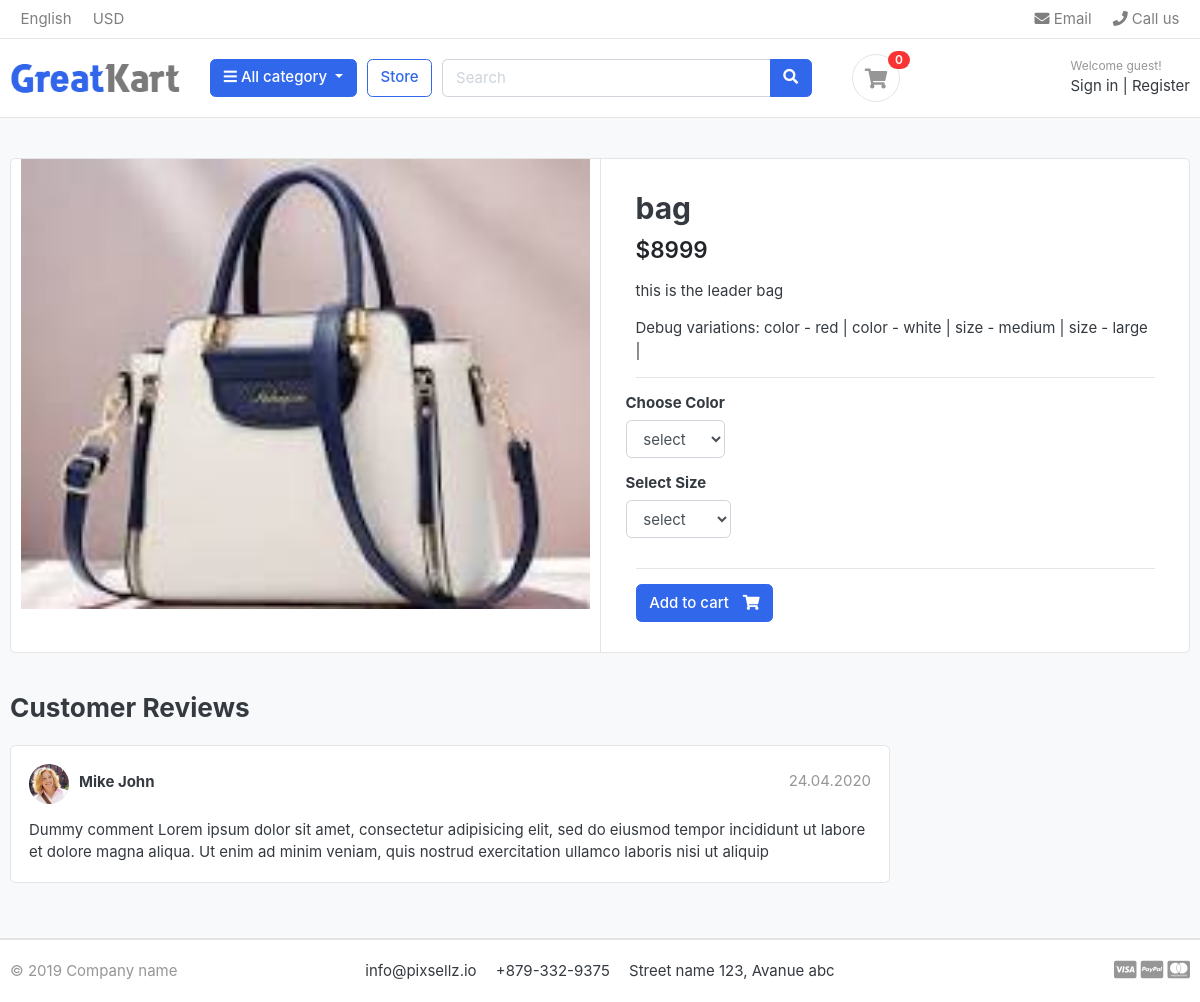
The page /store/category/bags/bag/ on the database its author committed.
### store/models.py (models this page shows, shortened)
class Product(models.Model):
    product_name=models.CharField(max_length=200,unique=True)
    slug=models.SlugField(max_length=255,unique=True)
    description=models.TextField(max_length=500,blank=True)
    price=models.IntegerField()
    image=models.ImageField(upload_to='products')
    stock=models.IntegerField()
    is_available=models.BooleanField(default=True)
    category=models.ForeignKey(Category,on_delete=models.CASCADE)
    created_date=models.DateTimeField(auto_now_add=True)
    modified_date=models.DateTimeField(auto_now_add=True)

class Variation(models.Model):
    product=models.ForeignKey(Product,on_delete=models.CASCADE)
    variation_category=models.CharField(max_length=100,choices=variation_category_choice)
    variation_value=models.CharField(max_length=100)
    is_active=models.BooleanField(default=True)
    created_date=models.DateTimeField(auto_now=True)
    objects=VariationManager()

### store/views.py (the view)
# urls.py: path('category/<slug:category_slug>/<slug:product_slug>/', views.product_detail, name='product_detail'),
def product_detail(request,category_slug,product_slug):
    try:
        single_product=Product.objects.get(category__slug=category_slug,slug=product_slug)
        in_cart=CartItem.objects.filter(cart__cart_id=_cart_id(request),product=single_product).exists
    except Exception as e:
        raise e
    context={
        'single_product':single_product,
        'in_cart':in_cart,
    }
    return render(request,'product_detail.html',context)

### carts/context_processor.py (called while the page is built)
def counter(request):
    cart_count=0
    if 'admin' in request.path:
        return{}
    else:
        try:
            cart=Cart.objects.filter(cart_id=_cart_id(request))
            cart_items=CartItem.objects.all().filter(cart=cart[:1])
            for cart_item in cart_items:
                cart_count+=cart_item.quantity
        except Cart.DoesNotExist:
            cart_count=0
    return dict(cart_count=cart_count)

### carts/views.py (called while the page is built)
def _cart_id(request):  # _private function
    cart = request.session.session_key
    if not cart:
        cart = request.session.create()
    return cart

### category/context_processor.py (called while the page is built)
def menu_links(request):
    links=Category.objects.all()
    return dict(links=links)

### category/models.py (called while the page is built)
    def get_url(self):
        return reverse('products_by_category',args=[self.slug])

### store/models.py (called while the page is built)
    def colors(self):
        return super(VariationManager,self).filter(variation_category='color',is_active=True)

    def sizes(self):
        return super(VariationManager,self).filter(variation_category='size',is_active=True)

### store/templates/product_detail.html (shortened to what this page needs)
{% extends 'base.html'%}
{% load static %}
{% block content %}
<section class="section-content padding-y bg">
<div class="container">
<div class="card">
	<div class="row no-gutters">
		<aside class="col-md-6">
<article class="gallery-wrap">
	<div class="img-big-wrap">
	   <a href="#"><img src="{{single_product.image.url}}"></a>
	</div>
</article>
		</aside>
		<main class="col-md-6 border-left">
			<form action="{% url 'add_cart' single_product.id %}" method="POST">
<article class="content-body">
<h2 class="title">{{single_product.product_name}}</h2>
<div class="mb-3">
	<var class="price h4">${{single_product.price}}</var>
</div>
<p>{{single_product.description}}</p>
<p>
Debug variations:
{% for v in single_product.variation_set.all %}
    {{ v.variation_category }} - {{ v.variation_value }} |
{% empty %}
    No variations found.
{% endfor %}
</p>
<hr>
	<div class="row">
		<div class="item-option-select">
			<h6>Choose Color</h6>
			<select name="color" class="form-control"  required>
				<option value="" disabled selected>select</option>
			</select>
		</div>
	</div>
	<div class="row">
		<div class="item-option-select">
			<h6>Select Size</h6>
			<select name="size" class="form-control" >
				<option value="" disabled selected>select</option>
			</select>
		</div>
	</div>
	<hr>
    {% if single_product.stock <= 0 %}
    <h5 class='text-danger'>Out of stock </h5>
	{% else %}
        <button type="submit" class="btn  btn-primary"> <span class="text">Add to cart</span> <i class="fas fa-shopping-cart"></i>  </button>
    {% endif %}
</article>
</form>
		</main>
	</div>
</div>
<br>
<div class="row">
			<div class="col-md-9">
	<header class="section-heading">
		<h3>Customer Reviews </h3>
	</header>
	<article class="box mb-3">
		<div class="icontext w-100">
			<img src="{% static './images/avatars/avatar1.jpg'%}" class="img-xs icon rounded-circle">
			<div class="text">
				<span class="date text-muted float-md-right">24.04.2020 </span>
				<h6 class="mb-1">Mike John </h6>
			</div>
		</div>
		<div class="mt-3">
			<p>
				Dummy comment Lorem ipsum dolor sit amet, consectetur adipisicing elit, sed do eiusmod
				tempor incididunt ut labore et dolore magna aliqua. Ut enim ad minim veniam,
				quis nostrud exercitation ullamco laboris nisi ut aliquip
			</p>
		</div>
	</article>
	</div>
</div>
</div>
</section>
{% endblock %}

### store/static/css/ui.css (style rules this page uses)
html { font-family: "Inter", sans-serif; font-size: 15px; }
.content-body { flex: 1 1 auto; padding: 2rem 2.3rem; }
.img-xs, .img-sm, .img-md, .img-lg { -o-object-fit: cover; object-fit: cover; flex-shrink: 0; flex-grow: 0; }
.img-xs { width: 40px; height: 40px; }
.padding-y { padding-top: 40px; padding-bottom: 40px; }
var { font-style: normal; }
article:after, .form-group:after { display: block; clear: both; content: ""; }
.bg { background-color: #f8f9fa; }
.section-heading { margin-bottom: 20px; margin-top: 15px; }
p:last-child { margin-bottom: 0; }
.btn .text + i { margin-left: 10px; }
.icontext { display: inline-flex; align-items: center; vertical-align: middle; }
.icontext .text { width: 100%; line-height: 1.2; }
.icontext .icon { position: relative; margin-right: 10px; flex-shrink: 0; flex-grow: 0; }
.price { font-weight: 600; color: #212529; }
.box { padding: 18px; background: #fff; border-radius: 0.37rem; border: 1px solid #e4e4e4; }
.box img { max-width: 100%; }
.gallery-wrap .img-big-wrap { margin-bottom: 10px; border-radius: 0.37rem; overflow: hidden; background-color: #fff; }
.gallery-wrap .img-big-wrap a { text-align: center; display: block; }
.gallery-wrap .img-big-wrap img { height: 450px; width: auto; display: inline-block; }
.item-option-select { margin-bottom: 1rem; display: inline-block; margin-right: 15px; }

### rows shown on the page
Product: image (picture), product_name "bag", price "8999", description "this is the leader bag"
Variation: variation_category "color", variation_value "red"
Variation: variation_category "color", variation_value "white"
Variation: variation_category "size", variation_value "medium"
Variation: variation_category "size", variation_value "large"

### other values the page prints
{{ cart_count }} "0"
